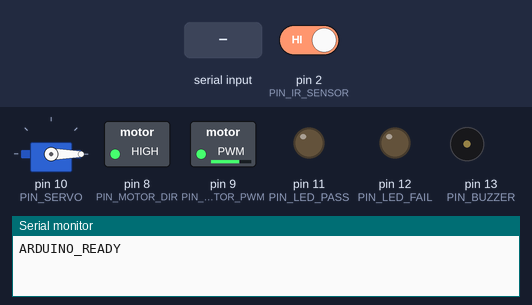
Bench run of a sketch on a simulated Arduino Uno, built with avr-gcc and run on an emulated ATmega328P. On the bench: servo, switched loads named in the sketch (green lamp = pin HIGH), output pins drawn as LEDs (lit = HIGH), buzzer (waves = sounding), the last lines printed to the serial monitor. The inputs (shaded band) are chosen by the test bench; at power-on: pin 2 (PIN_IR_SENSOR) HIGH.

Above: at 1.5 s.
1.6 s: "FAIL\n" received over Serial
At 2.3 s:
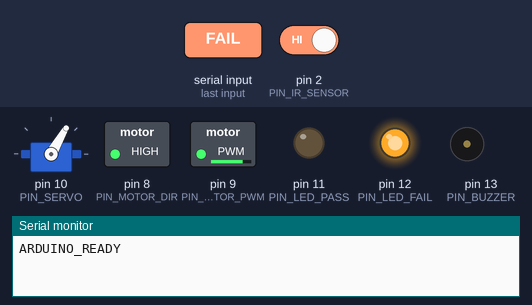
3.9 s: pin 2 (PIN_IR_SENSOR) driven LOW
At 5.1 s:
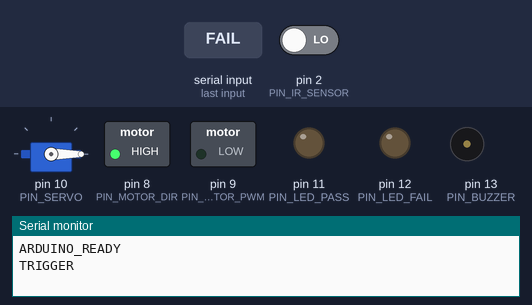
5.4 s: "PASS\n" received over Serial
At 5.5 s:
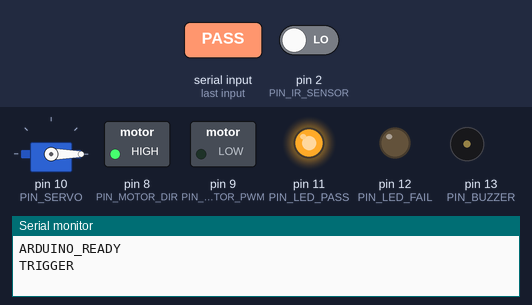
7.1 s: "TEST_SERVO\n" received over Serial
At 7.5 s:
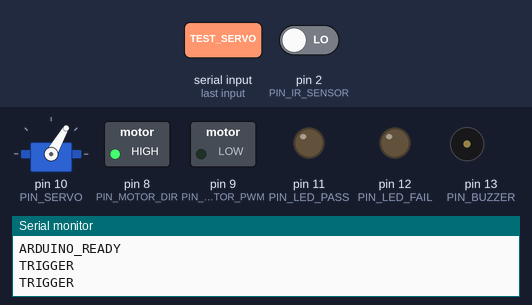
9.1 s: "FAIL\n" received over Serial
At 9.17 s:
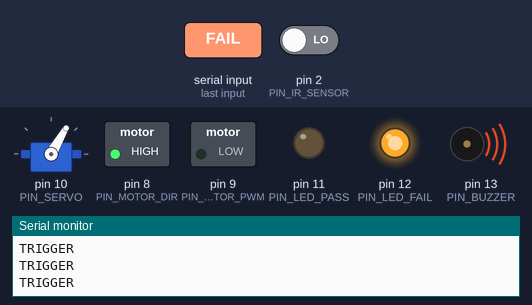
Timing chart, 0 to 11.7 s (numbered marks = the images above; inputs shaded):
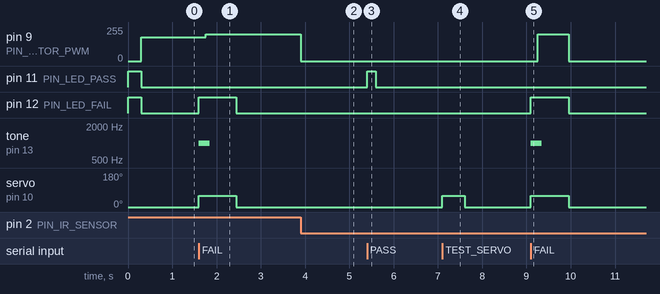

The sketch:

conveyor_controller.ino
```cpp
/**
 * Arduino Smart QA Conveyor Belt Controller
 * Capstone Project: Electronic Component Anomaly Detection System
 *
 * Hardware Setup:
 * - Pin 2:  IR Proximity Sensor (Object detection)
 * - Pin 9:  Conveyor Motor PWM (Speed control)
 * - Pin 8:  Conveyor Motor Direction (DIR)
 * - Pin 10: Reject Servo Motor (Part sorter)
 * - Pin 11: Green LED (PASS Indicator)
 * - Pin 12: Red LED (FAIL Indicator)
 * - Pin 13: Buzzer (Defect alarm)
 */

#include <Servo.h>

// Pin Definitions
const int PIN_IR_SENSOR  = 2;
const int PIN_MOTOR_PWM  = 9;
const int PIN_MOTOR_DIR  = 8;
const int PIN_SERVO      = 10;
const int PIN_LED_PASS   = 11;
const int PIN_LED_FAIL   = 12;
const int PIN_BUZZER     = 13;

// Servo Angles
const int SERVO_PASS_ANGLE   = 0;   // Normal straight path
const int SERVO_REJECT_ANGLE = 60;  // Divert into defect bin

// State variables
Servo sorterServo;
bool conveyorRunning = true;
unsigned long lastTriggerTime = 0;
const unsigned long TRIGGER_DEBOUNCE_MS = 1500; // Prevent multi-triggers on same part

void setup() {
  Serial.begin(115200);

  pinMode(PIN_IR_SENSOR, INPUT_PULLUP);
  pinMode(PIN_MOTOR_PWM, OUTPUT);
  pinMode(PIN_MOTOR_DIR, OUTPUT);
  pinMode(PIN_LED_PASS, OUTPUT);
  pinMode(PIN_LED_FAIL, OUTPUT);
  pinMode(PIN_BUZZER, OUTPUT);

  sorterServo.attach(PIN_SERVO);
  sorterServo.write(SERVO_PASS_ANGLE);

  // Power-on self test: flash LEDs
  digitalWrite(PIN_LED_PASS, HIGH);
  digitalWrite(PIN_LED_FAIL, HIGH);
  delay(300);
  digitalWrite(PIN_LED_PASS, LOW);
  digitalWrite(PIN_LED_FAIL, LOW);

  // Start conveyor belt forward
  startConveyor(180); // Speed 0-255

  Serial.println("ARDUINO_READY");
}

void loop() {
  // 1. Read IR Sensor to detect incoming component
  int sensorVal = digitalRead(PIN_IR_SENSOR);
  unsigned long now = millis();

  // Object detected (Active LOW for most IR sensors)
  if (sensorVal == LOW && (now - lastTriggerTime > TRIGGER_DEBOUNCE_MS)) {
    lastTriggerTime = now;

    // Stop conveyor under webcam inspection area
    stopConveyor();
    delay(200); // Wait for vibration to settle

    // Send trigger to Python inspection software
    Serial.println("TRIGGER");
  }

  // 2. Read Serial commands from Python
  if (Serial.available() > 0) {
    String command = Serial.readStringUntil('\n');
    command.trim();

    if (command == "PASS") {
      handlePassVerdict();
    } else if (command == "FAIL") {
      handleFailVerdict();
    } else if (command == "START") {
      startConveyor(180);
    } else if (command == "STOP") {
      stopConveyor();
    } else if (command == "TEST_SERVO") {
      sorterServo.write(SERVO_REJECT_ANGLE);
      delay(500);
      sorterServo.write(SERVO_PASS_ANGLE);
    }
  }
}

void startConveyor(int speed) {
  digitalWrite(PIN_MOTOR_DIR, HIGH);
  analogWrite(PIN_MOTOR_PWM, speed);
  conveyorRunning = true;
}

void stopConveyor() {
  analogWrite(PIN_MOTOR_PWM, 0);
  conveyorRunning = false;
}

void handlePassVerdict() {
  // Indicate PASS
  digitalWrite(PIN_LED_PASS, HIGH);
  delay(200);
  digitalWrite(PIN_LED_PASS, LOW);

  // Keep servo in pass lane and advance conveyor
  sorterServo.write(SERVO_PASS_ANGLE);
  startConveyor(180);
}

void handleFailVerdict() {
  // Alarm
  digitalWrite(PIN_LED_FAIL, HIGH);
  tone(PIN_BUZZER, 1000, 250);

  // Actuate Reject Diverter Arm
  sorterServo.write(SERVO_REJECT_ANGLE);
  delay(150);

  // Run conveyor forward briefly to push part into defect bin
  startConveyor(200);
  delay(700);

  // Reset servo to straight path
  sorterServo.write(SERVO_PASS_ANGLE);
  digitalWrite(PIN_LED_FAIL, LOW);
}
```

Measured:
- after the input at 1.6 s, pin 9 (PIN_MOTOR_PWM): 180/255 → 200/255 after 0.15 s; pin 12 (PIN_LED_FAIL): LOW → HIGH at once, → LOW 0.85 s later; tone on pin 13 (PIN_BUZZER): silent → 1000 Hz at once, → silent 0.25 s later; servo on pin 10 (PIN_SERVO): 0° → 60° at once, → 0° 0.85 s later
- after the input at 3.9 s, pin 9 (PIN_MOTOR_PWM): 200/255 → 0/255 at once
- after the input at 5.4 s, pin 11 (PIN_LED_PASS): LOW → HIGH at once, → LOW 0.20 s later
- after the input at 7.1 s, servo on pin 10 (PIN_SERVO): 0° → 60° at once, → 0° 0.50 s later
- after the input at 9.1 s, pin 9 (PIN_MOTOR_PWM): 0/255 → 200/255 after 0.15 s, → 0/255 0.70 s later; pin 12 (PIN_LED_FAIL): LOW → HIGH at once, → LOW 0.85 s later; tone on pin 13 (PIN_BUZZER): silent → 1000 Hz at once, → silent 0.25 s later; servo on pin 10 (PIN_SERVO): 0° → 60° at once, → 0° 0.85 s later
